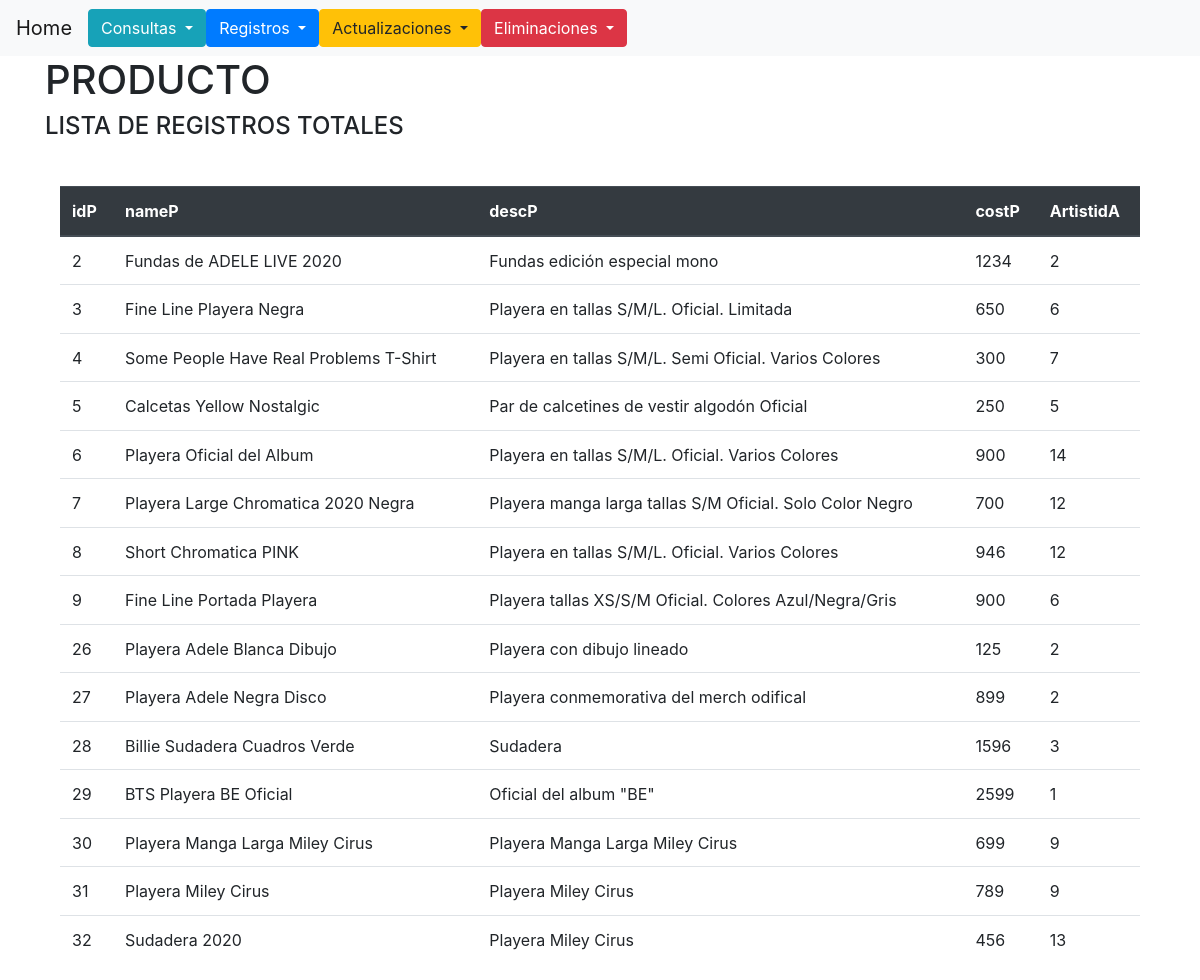
/admin/results.php?entity=producto&action=get, run on the app's committed database.
### tables this page shows
CREATE TABLE `product` (
  `idP` tinyint(11) NOT NULL,
  `nameP` varchar(255) NOT NULL,
  `costP` float NOT NULL,
  `ArtistidA` tinyint(11) NOT NULL,
  `imgP` varchar(50) NOT NULL,
  `descP` varchar(255) NOT NULL
);

### admin/results.php (the view, shortened to what this page needs)
<!DOCTYPE html>
<html lang="en">
<head>
    <?php
            include_once 'templates/headAdmin.php';
        ?>
</head>
<body>
    <header>
        <?php
            include_once 'templates/headerAdmin.php';
        ?>
    </header>
    <div name="Titulos" class="container">
        <h1>
            <?php
                $entidad = ($_GET['entity']);
                echo strtoupper($entidad);
            ?>
        </h1>
        <div>
            <?php
                switch ($entidad) {
                                echo '<h4>LISTA DE REGISTROS TOTALES</h4>'; ?>
                                <?php
                    case 'producto':
                        switch ($_GET['action']) {
                            case 'get':
                                echo '<h4>LISTA DE REGISTROS TOTALES</h4>'; ?>
                                <div name="Read" class="container">
                                    <?php
                                        $sql = '';
                                        $columnas = 0;
                                        switch ($entidad) {
                                            case 'producto':
                                                $sql = "SELECT idP, nameP, descP, costP, ArtistidA
                                                FROM `product`
                                                ORDER BY idP";
                                                $columnas = 5;
                                                break;
                                        }
                                        try {
                                            require_once ('../includes/functions/db_connection-regular.php');
                                            $res = $connection->query($sql);
                                            $resAux = $connection->query($sql);
                                        } catch (\Exception $e) {
                                            echo $e->getMessage();
                                        }
                                    ?>
                                    <pre>
                                    <?php
                                            $registrosHeader = $resAux->fetch_assoc();
                                            $registros = $res->fetch_all();
                                            $arrayPropiedades = array_keys($registrosHeader);
                                        ?>
                                    </pre>
                                    <table class="table">
                                        <thead class="thead-dark">
                                            <tr>
                                            <?php
                                                foreach ($arrayPropiedades as $propiedad) {
                                                    switch ($propiedad) {
                                                        default:
                                                            echo '<th scope="col">'.$propiedad.'</th>';
                                                            break;
                                                    }
                                                }
                                            ?>
                                            </tr>
                                        </thead>
                                        <tbody>
                                            <?php
                                                    foreach($registros as $registro) {
                                                            echo '<tr>';
                                                            for ($i=0; $i < $columnas; $i++) {
                                                                echo '<td>'.$registro[$i].'</td>';
                                                            }
                                                            echo '<tr>';
                                                    }
                                                ?>
                                        </tbody>
                                        </table>
                                </div>
                                <?php
                                break;
                                echo '<h4>REALIZA NUEVOS REGISTROS</h4>'; ?>
                                <?php
                        }
                        break;
                                echo '<h4>LISTA DE REGISTROS TOTALES</h4>'; ?>
                                <?php
                }
            ?>
    </div>
</body>
</html>

### data on the page
product: idP "2", nameP "Fundas de ADELE LIVE 2020", descP "Fundas edición especial mono", costP "1234", ArtistidA "2"
product: idP "3", nameP "Fine Line Playera Negra", descP "Playera en tallas S/M/L. Oficial. Limitada", costP "650", ArtistidA "6"
product: idP "4", nameP "Some People Have Real Problems T-Shirt", descP "Playera en tallas S/M/L. Semi Oficial. Varios Colores", costP "300", ArtistidA "7"
product: idP "5", nameP "Calcetas Yellow Nostalgic", descP "Par de calcetines de vestir algodón Oficial", costP "250", ArtistidA "5"
product: idP "6", nameP "Playera Oficial del Album", descP "Playera en tallas S/M/L. Oficial. Varios Colores", costP "900", ArtistidA "14"
product: idP "7", nameP "Playera Large Chromatica 2020 Negra", descP "Playera manga larga tallas S/M Oficial. Solo Color Negro", costP "700", ArtistidA "12"
product: idP "8", nameP "Short Chromatica PINK", descP "Playera en tallas S/M/L. Oficial. Varios Colores", costP "946", ArtistidA "12"
product: idP "9", nameP "Fine Line Portada Playera", descP "Playera tallas XS/S/M Oficial. Colores Azul/Negra/Gris", costP "900", ArtistidA "6"
product: idP "26", nameP "Playera Adele Blanca Dibujo", descP "Playera con dibujo lineado", costP "125", ArtistidA "2"
product: idP "27", nameP "Playera Adele Negra Disco", descP "Playera conmemorativa del merch odifical", costP "899", ArtistidA "2"
product: idP "28", nameP "Billie Sudadera Cuadros Verde", descP "Sudadera", costP "1596", ArtistidA "3"
product: idP "29", nameP "BTS Playera BE Oficial", descP "Oficial del album \"BE\"", costP "2599", ArtistidA "1"
product: idP "30", nameP "Playera Manga Larga Miley Cirus", descP "Playera Manga Larga Miley Cirus", costP "699", ArtistidA "9"
product: idP "31", nameP "Playera Miley Cirus", descP "Playera Miley Cirus", costP "789", ArtistidA "9"
product: idP "32", nameP "Sudadera 2020", descP "Playera Miley Cirus", costP "456", ArtistidA "13"

### other printed values
$entidad "PRODUCTO"
$propiedad "idP"
$propiedad "nameP"
$propiedad "descP"
$propiedad "costP"
$propiedad "ArtistidA"
